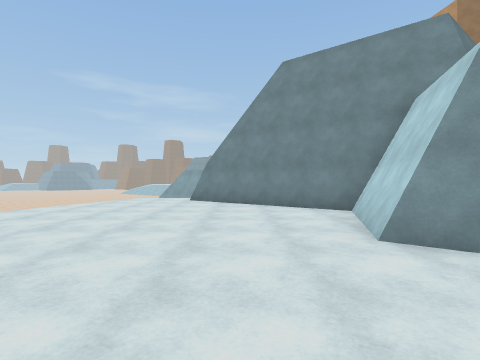
view 1 (above)

23 first-person views from a walk through a Unity game level. The camera is 1.3 m above the floor, looks level and sees 80° across. The floor is counted in squares, 2 m on a side. Each view is taken from the middle of a square. On the plan, view 1 faces up. The plan holds only what a view shows up to about 9 squares ahead; the rest is blank. The place goes on beyond the plan.

view 2
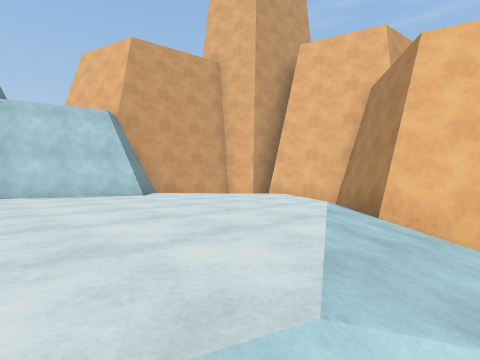

view 3
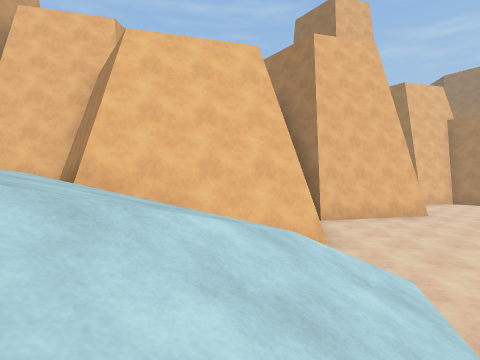

view 4
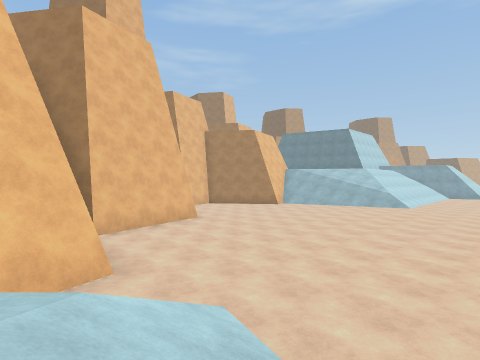

view 5
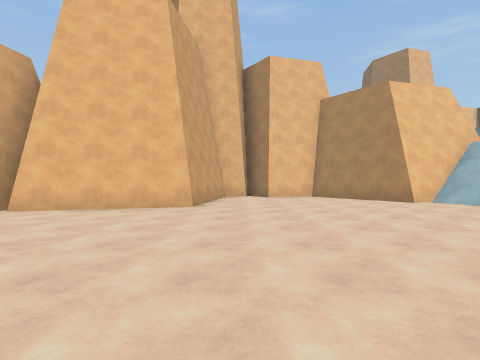

view 6
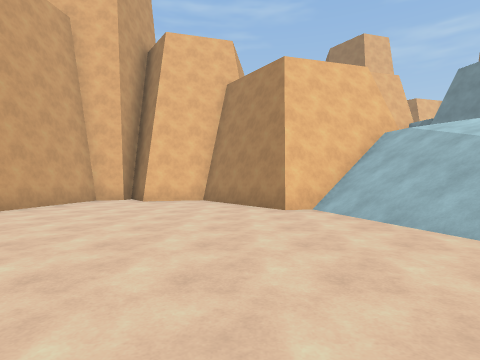

view 7
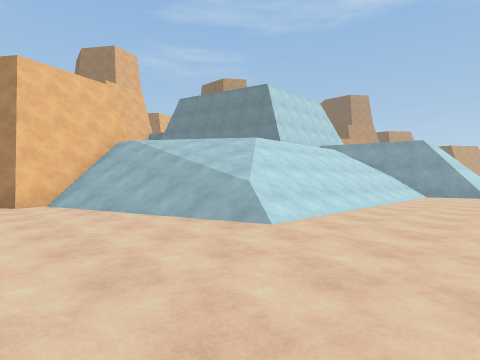

view 8
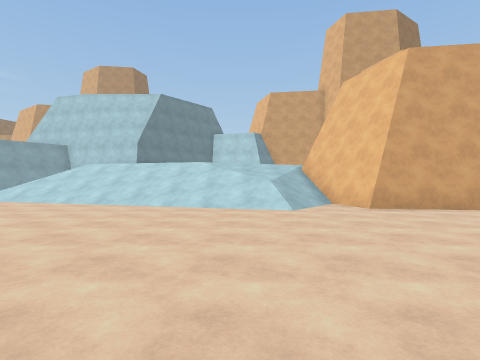

view 9
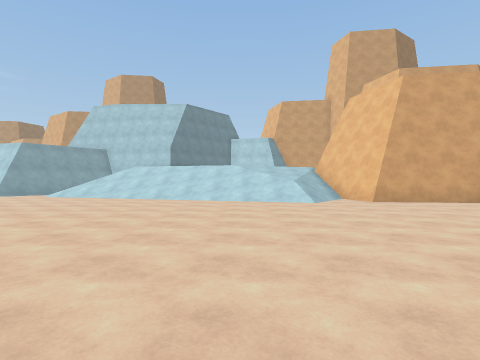

view 10
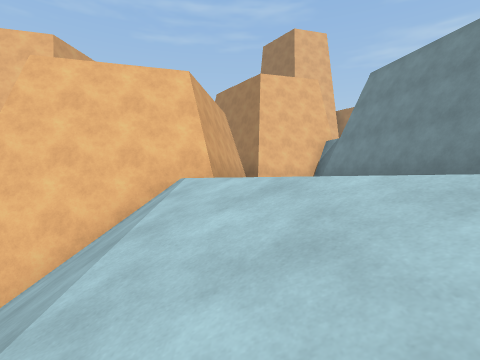

view 11
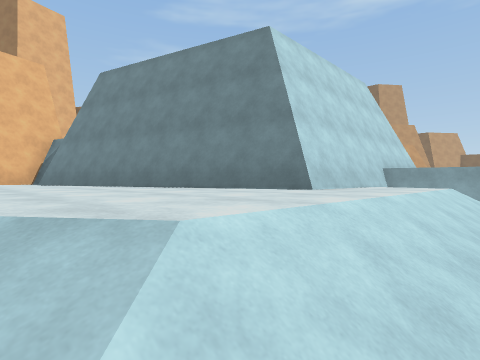

view 12
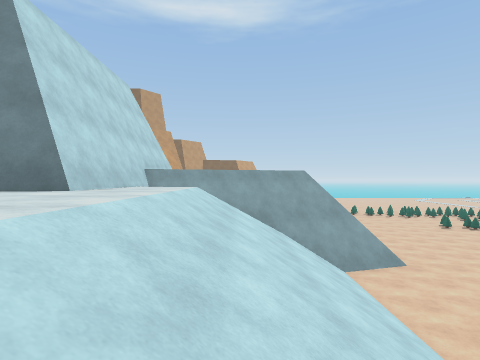

view 13
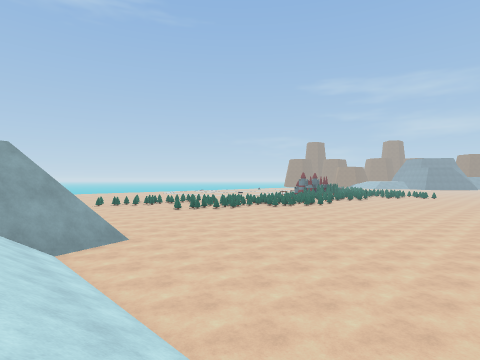

view 14
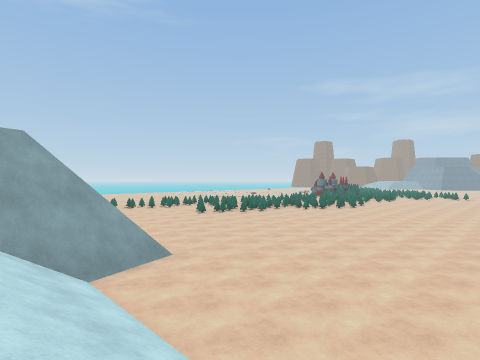

view 15
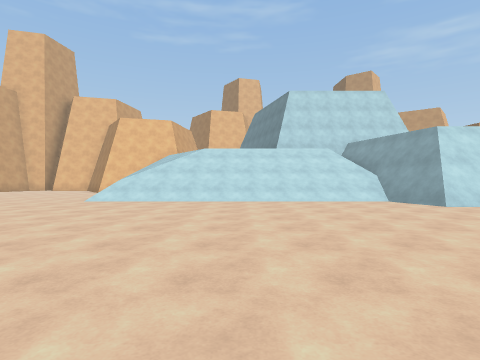

view 16
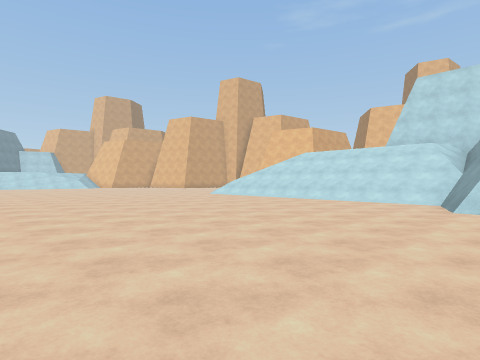

view 17
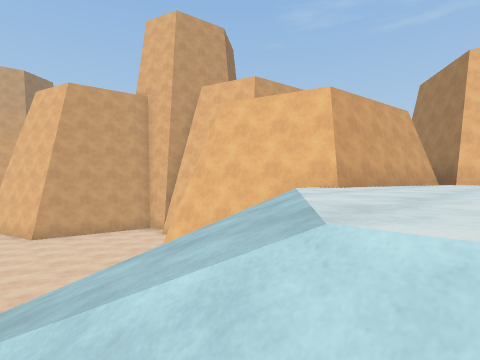

view 18
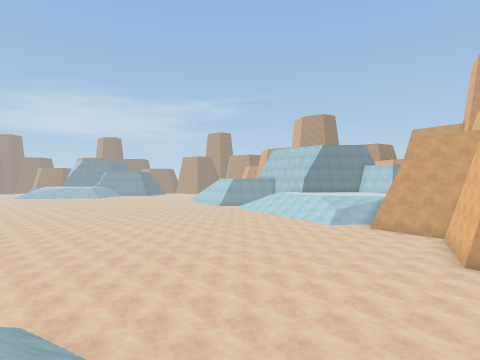

view 19
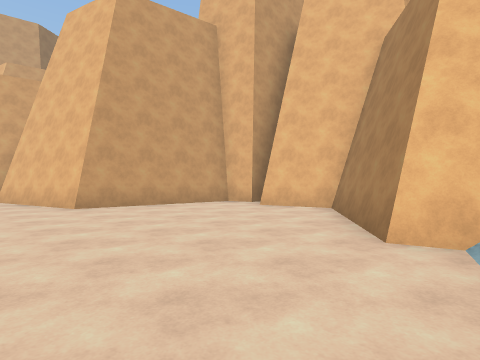

view 20
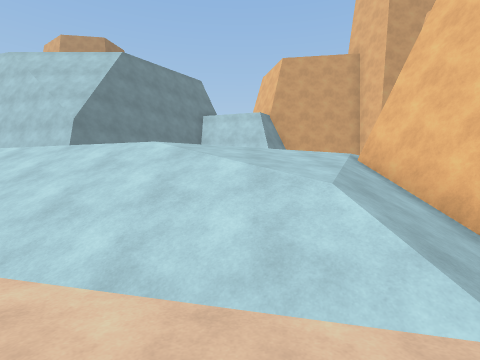

view 21
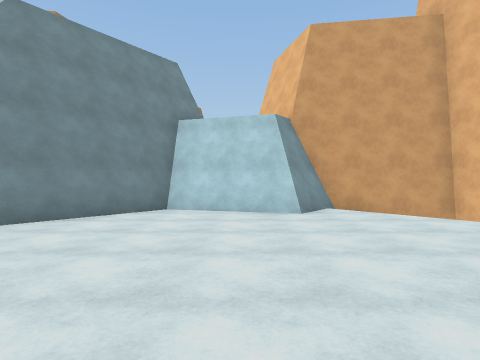

view 22
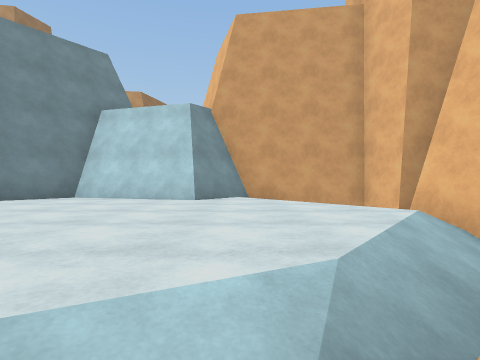

view 23
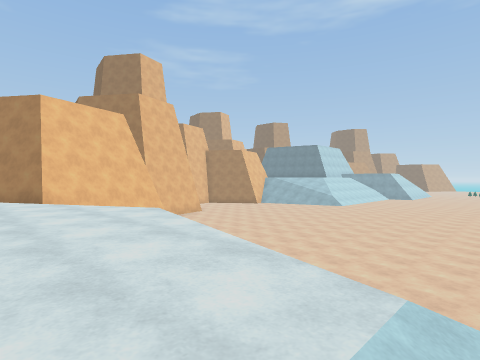

### Floor plan
Key: @ floor where view 1 was taken; # wall or solid block; . main floor; : floor 2.5 m higher than the main floor; + floor 4 m higher than the main floor; / step, stairs or slope; = window, fence, low wall or low ledge; ^ raised ledge.
Columns run from 31 left of view 1 to 3 right of it. Each row starts with its distance up from view 1.
 10 ........             ...../  /#
  9 ............      .......///::#
  8 ............      .......///:::^
  7 .............    ........///::::#^
  6 ..............  ........///::::::#^
  5 ........................///::::::#^
  4 ........................////:::::^
  3 ##...................../////:::::^#
  2 ##....................../////::::/#
  1  #//////////............#####/:://#
  0 ^=//////////............#   #//@ /#
 -1 #=//////////............#   #######
 -2 #=///+++////..........###
 -3 #=///++++////......#####
 -4   ^^^++++/////.....#
 -5     ^#++++//##/....#
 -6      #++++#####....#
 -7      ^++++#   ####.#
 -8      ^++++#      ###
 -9       #++##
-10       #++#
-11       #+##
-12       ####

Where each view was taken, in squares from view 1:
view 1: 0 up, 0 right, facing up
view 2: 6 up, 5 left, facing down-right
view 3: 6 up, 6 left, facing down
view 4: 5 up, 6 left, facing down-left
view 5: 4 up, 13 left, facing down
view 6: 2 up, 17 left, facing down
view 7: 4 up, 17 left, facing down-left
view 8: 4 up, 14 left, facing right
view 9: 5 up, 16 left, facing right
view 10: 1 down, 22 left, facing down
view 11: 1 down, 23 left, facing down-left
view 12: 1 down, 23 left, facing left
view 13: 0 up, 23 left, facing up-left
view 14: 0 up, 25 left, facing up-left
view 15: 10 up, 25 left, facing down
view 16: 10 up, 31 left, facing down-right
view 17: 1 down, 24 left, facing down-right
view 18: 4 down, 21 left, facing up-right
view 19: 1 down, 19 left, facing down-right
view 20: 4 up, 9 left, facing right
view 21: 4 up, 4 left, facing right
view 22: 2 up, 4 left, facing right
view 23: 10 up, 2 left, facing down-left
